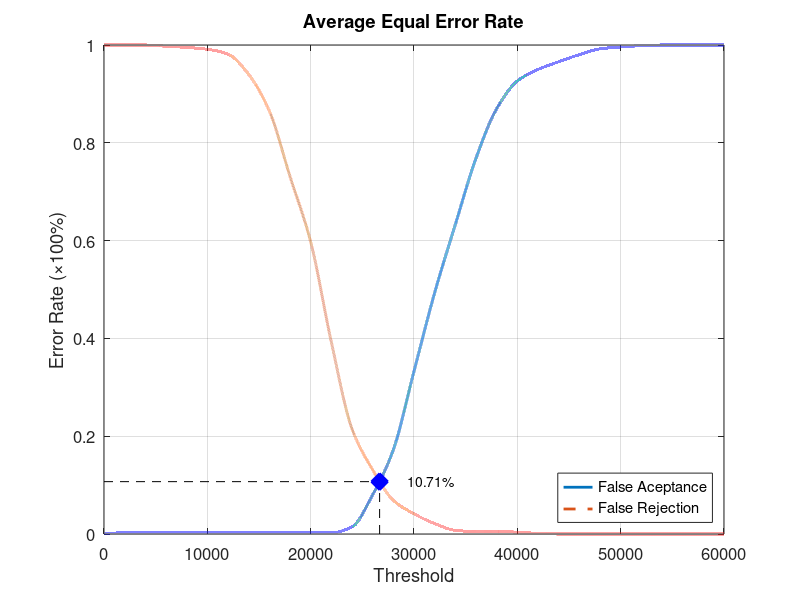
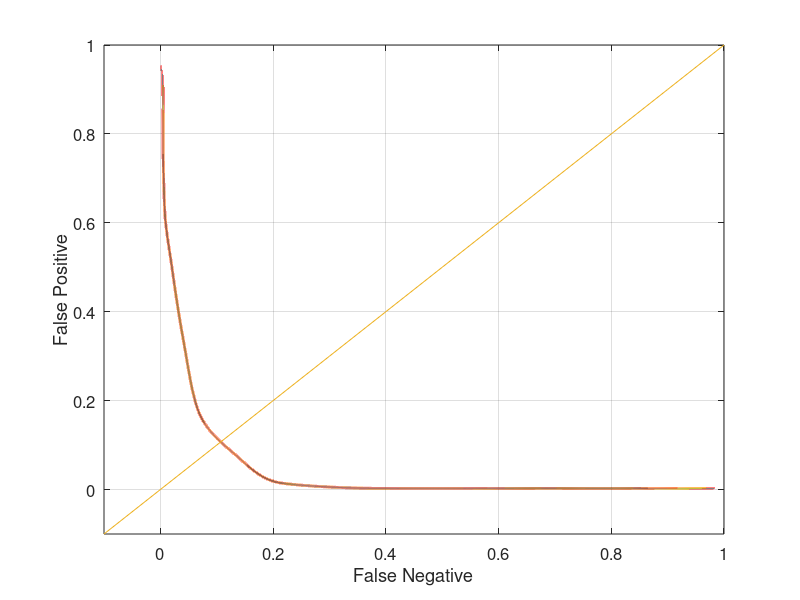

Source code (MATLAB) for these figures, in order:
function yEER = Experiment1Average
close all;
clear;
clc;
x = 0:2000:60000;
xq = 0:0.5:60000;

y0 = [0 0.00263158 0.00263158 0.00263158 0.00263158 0.00263158 0.00263158 0.00263158 0.00263158 0.00263158 0.00263158 0.00263158 0.0144737 0.0802632 0.172368 0.332895 0.493421 0.632895 0.768421 0.869737 0.926316 0.95 0.965789 0.980263 0.992105 0.996053 0.998684 1 1 1 1];
yy0 = interp1(x, y0, xq, 'pchip');
y1 = [1 1 1 0.9975 0.995 0.99125 0.98125 0.94 0.865 0.73125 0.5975 0.3925 0.215 0.13125 0.06875 0.04125 0.02125 0.0075 0.005 0.005 0.00375 0.00125 0 0 0 0 0 0 0 0 0];
yy1 = interp1(x, y1, xq, 'pchip');

% Calculating EER: 
y2 = abs(y0 - y1);
find(y2 == min(y2))
yy2 = abs(yy0 - yy1);
xEER = find(yy2 == min(yy2));
xEERIndex = xq(xEER) % X-axis EER
yEER = yy0(xEER) % Y-axis EER

main = figure
plot(xq, yy0,'-','LineWidth', 2);	hold on
plot(xq, yy1,'--','LineWidth', 2);	hold on
plot([xEERIndex xEERIndex], [0 yEER], 'k--');	hold on
plot([0 xEERIndex], [yEER yEER], 'k--');	hold on
plot(xEERIndex, yEER, 'bx', 'LineWidth', 10);	hold on
text(xEERIndex + 10 * xEERIndex / 100, yEER, [num2str(round((10000 * yEER)) / 100) '%'])
legend('False Aceptance', 'False Rejection', 'Location', 'SouthEast')
xlabel('Threshold')
ylabel('Error Rate (\times100%)')
title('Average Equal Error Rate')
set(gca, 'FontSize', 12)
axis([0 60000 0 1])
grid on

print(main, 'Experiment1AverageMain', '-dpng');
FNRxFPR = figure('Color', [1 1 1]);
plot(yy1, yy0, '-', yy1, yy0, 'LineWidth', 2);
hold on
y = -0.1:0.1:1
plot(y, y); 
set(gca, 'FontSize', 12)
xlabel('False Negative')
ylabel('False Positive')
axis([-0.1 1 -0.1 1])
set(gca, 'FontSize', 12)
grid on

print(FNRxFPR, 'Experiment1AverageFNRxFPR','-dpng');
end
